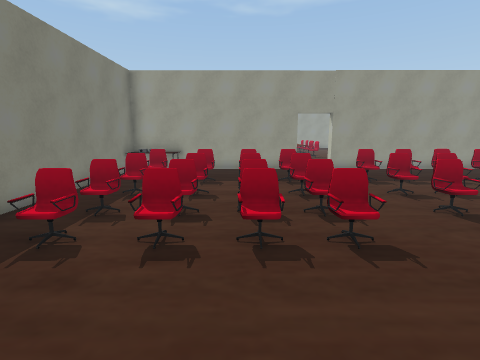
[1] (above)

21 first-person views from a walk through a Unity game level. The camera is 1.4 m above the floor, tilts 10° down and sees 85° across. The floor is counted in squares, 1 m on a side. Each view is taken from the middle of a square. On the plan, view 1 faces up. The plan holds only what a view shows up to about 13 squares ahead; the rest is blank. The player character is not drawn.

[2]
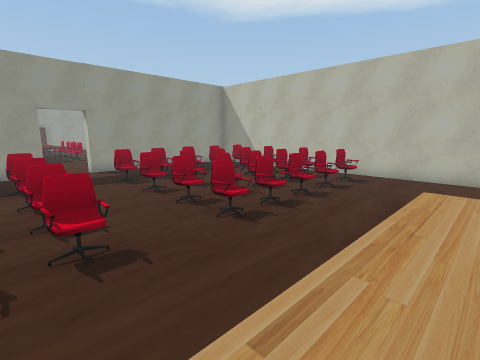

[3]
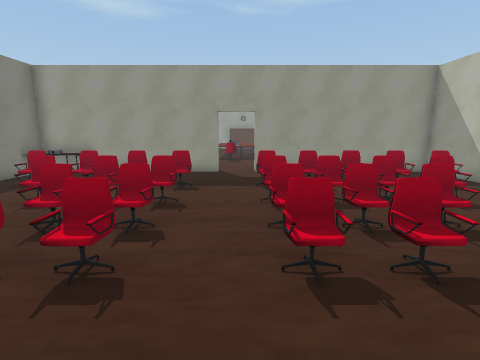

[4]
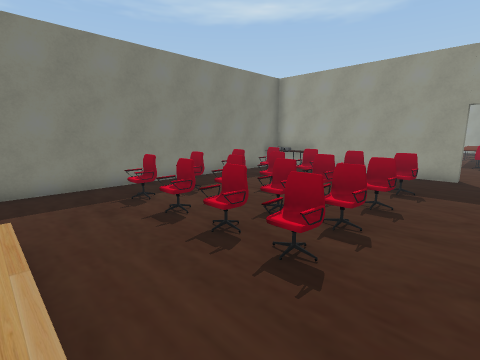

[5]
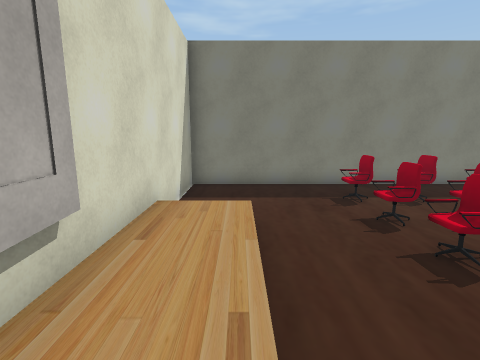

[6]
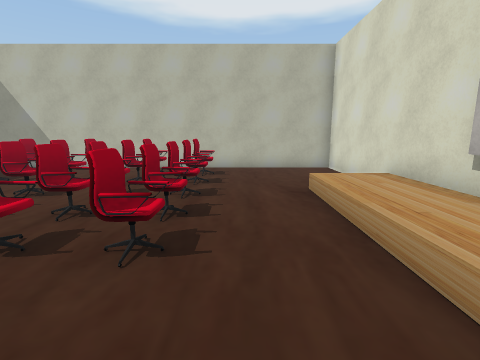

[7]
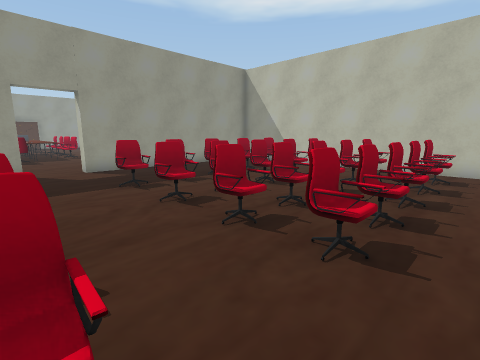

[8]
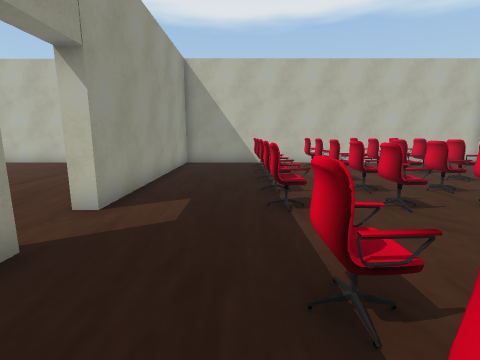

[9]
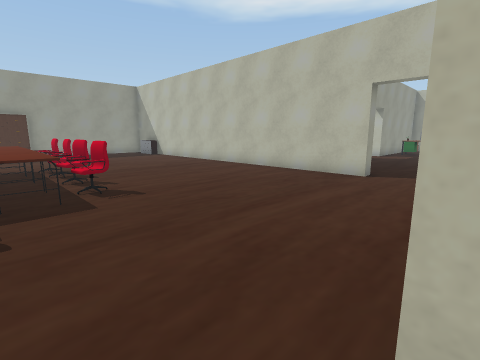

[10]
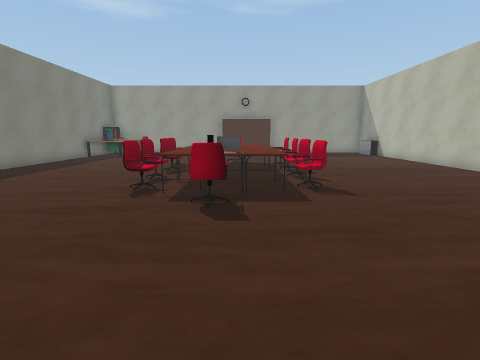

[11]
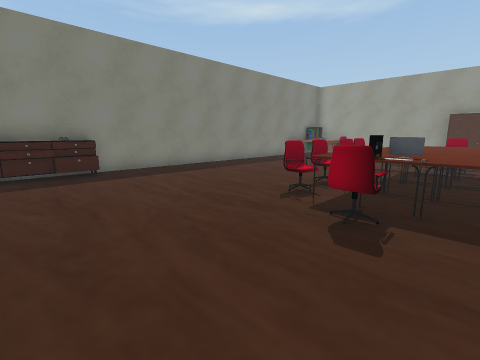

[12]
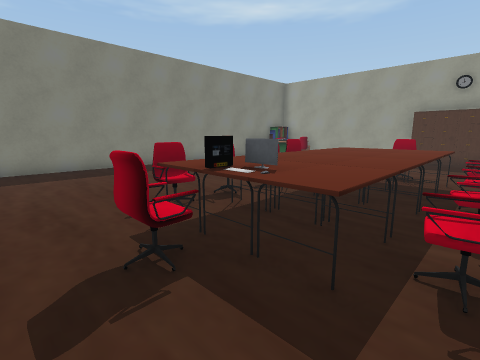

[13]
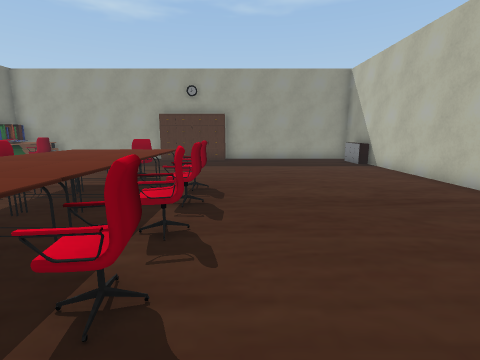

[14]
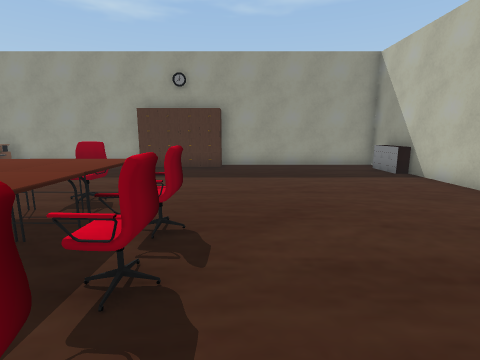

[15]
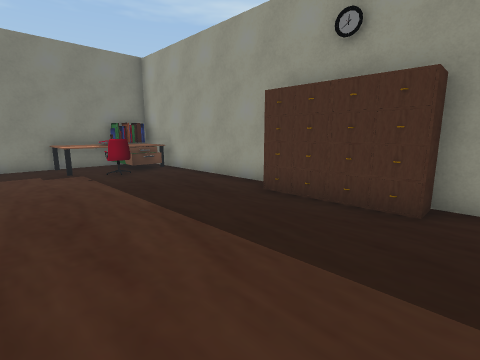

[16]
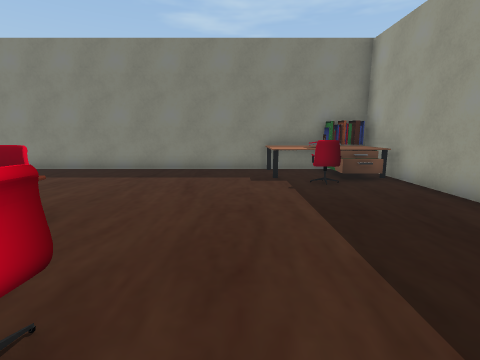

[17]
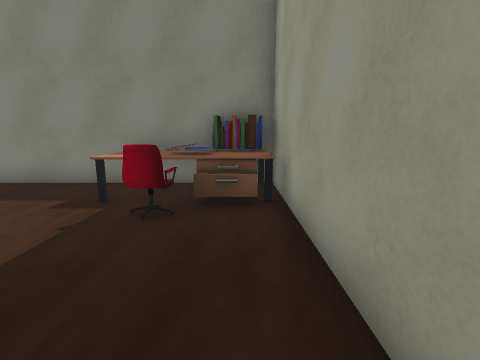

[18]
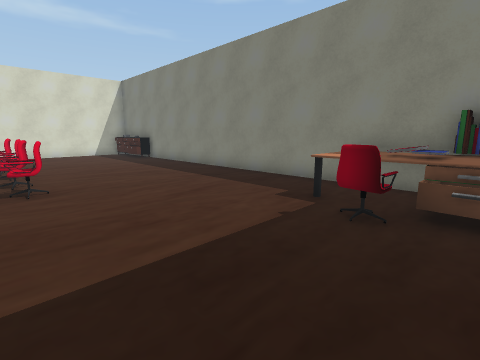

[19]
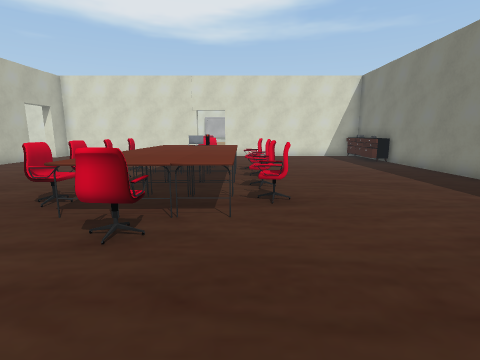

[20]
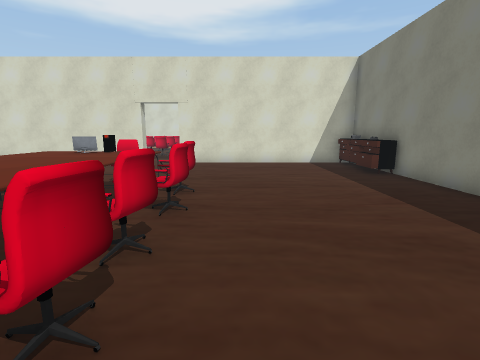

[21]
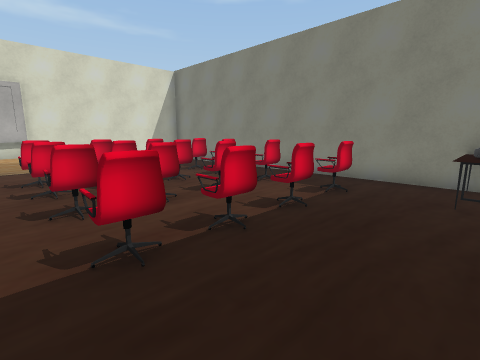

### Floor plan
Key: @ floor where view 1 was taken; # wall or solid block; . main floor; : floor 0.5 m higher than the main floor; / step, stairs or slope; O other object.
Columns run from 6 left of view 1 to 18 right of it. Each row starts with its distance up from view 1.
 34 #########   ########
 33 #OOO.....OOOO......#
 32 #OOOO..............#
 31 #OOOO..............#
 30 #OOO...............#
 29 #..................#
 28 #.........O........#
 27 #.......OOOO.......#
 26 #......OOOOOO......#
 25 #......OOOOOO......#
 24 #......OOOOOO......#
 23 #......OOOOOO......#
 22 #......OOOOOO......#
 21 #......OOOOOO......#
 20 #.......OOOO.......#
 19 #........OO........#
 18 #O.................#  ...
 17 #OO......................
 16 #O.....................
 15 #O................
 14 #########..#########
 13 #OOO...............#
 12 #..................#
 11 #..................#
 10 #..OOOOOO..OOOOOOO.#
  9 #..................#
  8 #..OOOOOO..OOOOOOO.#
  7 #..................#
  6 #..OOOOOO..OOOOOOO.#
  5 #..................#
  4 #..OOOOOO..OOOOOOO.#
  3 #..................#
  2 #..................#
  1 #....//////////....#
  0 #....:@::::::::....#
 -1 #########   ########

Where each view was taken, in squares from view 1:
view 1: 0 up, 0 right, facing up
view 2: 0 up, 1 right, facing up-right
view 3: 1 up, 4 right, facing up
view 4: 1 up, 4 right, facing up-left
view 5: 1 up, 4 right, facing left
view 6: 3 up, 2 right, facing right
view 7: 3 up, 2 right, facing up-right
view 8: 11 up, 0 right, facing right
view 9: 14 up, 4 right, facing up-right
view 10: 14 up, 4 right, facing up
view 11: 15 up, 5 right, facing up-left
view 12: 18 up, 6 right, facing up-left
view 13: 19 up, 7 right, facing up
view 14: 22 up, 7 right, facing up
view 15: 28 up, 7 right, facing up-left
view 16: 29 up, 5 right, facing left
view 17: 33 up, 2 right, facing left
view 18: 33 up, 2 right, facing down-left
view 19: 31 up, 2 right, facing down
view 20: 27 up, 0 right, facing down
view 21: 13 up, 3 right, facing down-left
